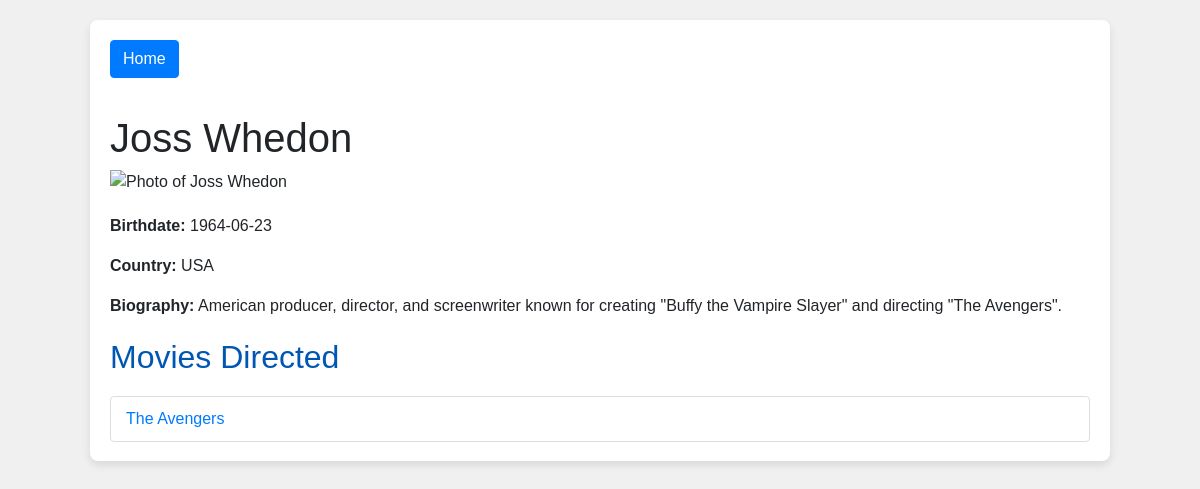
/director.php?id=12 (signed in), run on the app's committed database.
### tables this page shows
CREATE TABLE `directors` (
  `DirectorID` int(11) NOT NULL,
  `Name` varchar(255) NOT NULL,
  `Birthdate` date DEFAULT NULL,
  `Country` varchar(100) DEFAULT NULL,
  `Biography` text DEFAULT NULL,
  `PhotoURL` varchar(255) DEFAULT NULL
);

CREATE TABLE `movies` (
  `MovieID` int(11) NOT NULL,
  `Title` varchar(255) NOT NULL,
  `ReleaseDate` date DEFAULT NULL,
  `Genre` varchar(100) DEFAULT NULL,
  `Duration` int(11) DEFAULT NULL,
  `Country` varchar(100) DEFAULT NULL,
  `Language` varchar(100) DEFAULT NULL,
  `Plot` text DEFAULT NULL,
  `PosterURL` varchar(255) DEFAULT NULL
);

### director.php (the view, shortened to what this page needs)
<?php
require_once 'db_connect.php';
$director_id = isset($_GET['id']) ? intval($_GET['id']) : 0;
$director_query = "SELECT * FROM directors WHERE DirectorID = ?";
$stmt = $conn->prepare($director_query);
$stmt->bind_param("i", $director_id);
$stmt->execute();
$director = $stmt->get_result()->fetch_assoc();
$movies_query = "SELECT m.* FROM movies m JOIN movie_directors md ON m.MovieID = md.MovieID WHERE md.DirectorID = ?";
$stmt = $conn->prepare($movies_query);
$stmt->bind_param("i", $director_id);
$stmt->execute();
$movies_result = $stmt->get_result();
$movies = $movies_result->fetch_all(MYSQLI_ASSOC);
?>
<!DOCTYPE html>
<html lang="en">
<head>
    <link rel="stylesheet" href="https://maxcdn.bootstrapcdn.com/bootstrap/4.5.2/css/bootstrap.min.css">
</head>
<body>
    <div class="container">
        <a href="account.php" class="btn btn-primary mb-3">Home</a>
        <div class="info">
            <h1><?php echo htmlspecialchars($director['Name']); ?></h1>
            <img src="<?php echo htmlspecialchars($director['PhotoURL']); ?>" alt="Photo of <?php echo htmlspecialchars($director['Name']); ?>">
            <p><strong>Birthdate:</strong> <?php echo htmlspecialchars($director['Birthdate']); ?></p>
            <p><strong>Country:</strong> <?php echo htmlspecialchars($director['Country']); ?></p>
            <p><strong>Biography:</strong> <?php echo htmlspecialchars($director['Biography']); ?></p>
        </div>
        <div class="info">
            <h2>Movies Directed</h2>
            <ul class="list-group">
                <?php foreach ($movies as $movie) : ?>
                    <li class="list-group-item"><a href="movie_detail.php?id=<?php echo $movie['MovieID']; ?>"><?php echo htmlspecialchars($movie['Title']); ?></a></li>
                <?php endforeach; ?>
            </ul>
        </div>
    </div>
</body>
</html>

### director.php (style rules this page uses)
body { font-family: 'Arial', sans-serif; background-color: #f0f0f0; }
.container { width: 85%; margin: 20px auto; background: #fff; padding: 20px; box-shadow: 0 4px 8px rgba(0, 0, 0, 0.1); border-radius: 8px; }
.info, .list-group { margin-top: 20px; }
.info h2 { color: #0056b3; }
.info img { max-width: 100%; height: auto; margin-bottom: 20px; }
.list-group-item { position: relative; display: block; padding: 10px 15px; margin-bottom: -1px; background-color: #fff; border: 1px solid #ddd; }

### data on the page
directors: Name "Joss Whedon", Birthdate "1964-06-23", Country "USA", Biography "American producer, director, and screenwriter known for creating \"Buffy the Vampire Slayer\" and directing \"The Avengers\"."
movies: Title "The Avengers"
